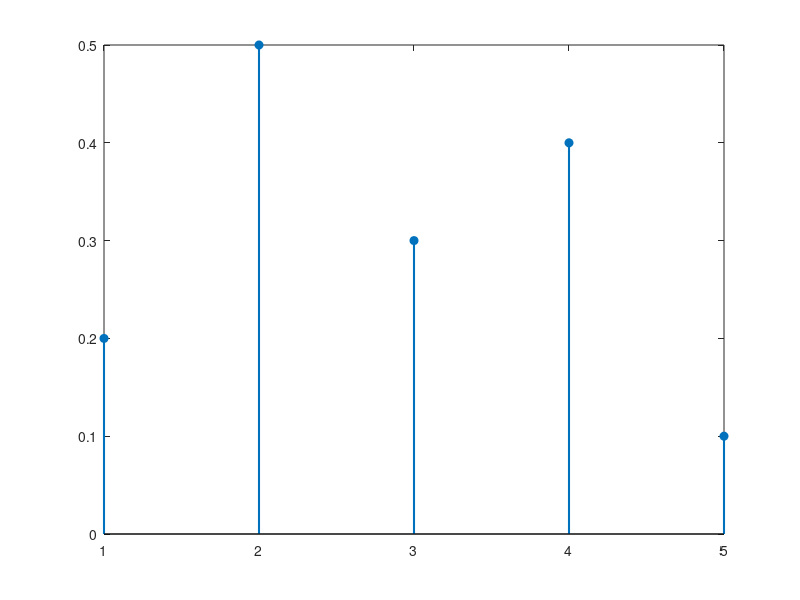

MATLAB code for this plot: (Note: this script raises an error after producing the figure.)
clear all;
clc;
clear; clc; close all;

% Observed and fitted values
y = [10; 12; 14; 16; 18];
y_hat = [9.8; 11.5; 13.7; 15.6; 17.9];

% Residuals
e = y - y_hat;
i = 1:length(y);

% Residual plot
figure('Color','w');
stem(i, e, 'filled', 'LineWidth', 1.5);
hold on;
yline(0, '--k', 'LineWidth', 1.2);
grid on;
xlabel('Observation index');
ylabel('Residual e_i');
title('Residual plot for the illustrative regression example');
hold off;

saveas(gcf,'Figures/FigureResiduals.pdf')
set(gcf,'Units','centimeters');
screenposition = get(gcf,'Position');
set(gcf,...
    'PaperPosition',[0 0 screenposition(3:4)],...
    'PaperSize',[screenposition(3:4)]);
print -dpdf -painters Figures/FigureResiduals

cleanfigure;
matlab2tikz('Figures/FigureResiduals.tex','width','\figwidth','height','\figheight','showInfo',false);
